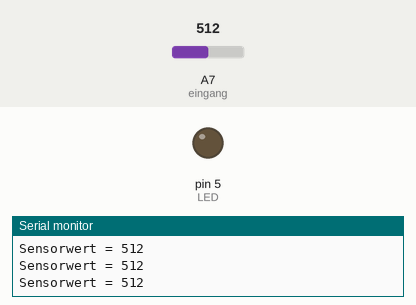
This sketch was run on a simulated Arduino Nano, built with avr-gcc and run on an emulated ATmega328P. On the bench: output pins drawn as LEDs (lit = HIGH), the last lines printed to the serial monitor. The inputs (shaded band) are chosen by the test bench; at power-on: A7 (eingang) = 512.

Above: at 1.2 s.
1.3 s: A7 (eingang) set to 634
2.8 s: A7 (eingang) set to 660
At 3.8 s:
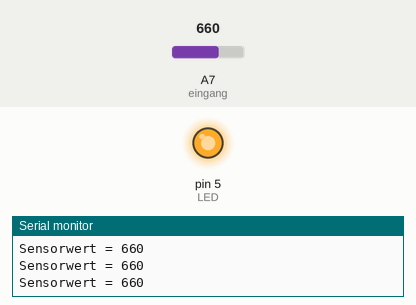
4.3 s: A7 (eingang) set to 640
At 5.4 s:
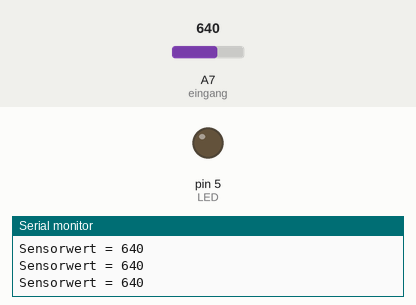
5.8 s: A7 (eingang) set to 716
At 7.0 s:
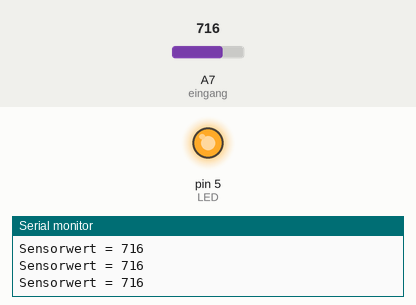
Timing chart, 0 to 8.3 s (numbered marks = the images above; inputs shaded):
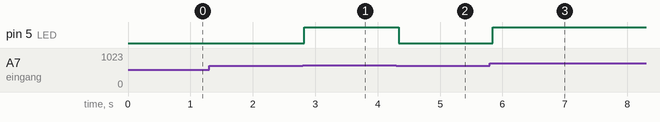

Measured:
- the behaviour switches between 650 and 651 on A7 (eingang) (found by bisection; images 0 and 1)
- after the input at 2.8 s, pin 5 (LED): LOW → HIGH at once
- after the input at 4.3 s, pin 5 (LED): HIGH → LOW at once
- after the input at 5.8 s, pin 5 (LED): LOW → HIGH after 0.05 s

The sketch:

Lichtsensor.ino
```cpp
int eingang= A7;
int LED = 5;
int sensorWert = 0;

void setup()//Hier beginnt das Setup.
{
Serial.begin(9600);
pinMode (LED, OUTPUT);
//Der analoge Pin muss nicht definiert werden.
}

void loop()
{
sensorWert=analogRead(eingang);
Serial.print("Sensorwert = " ); Serial.println(sensorWert);

if (sensorWert > 650) //Wenn der Sensorwert über 512 beträgt….
{
digitalWrite(LED, HIGH); //…soll die LED leuchten…
}

else
{
digitalWrite(LED, LOW); //….soll sie nicht leuchten.
}
delay (50);
}
```
